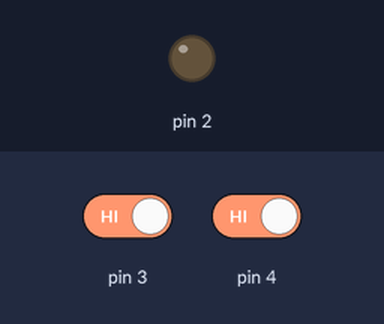
Recording of a sketch running on a simulated Arduino Uno, built with avr-gcc and run on an emulated ATmega328P. Parts: output pins drawn as LEDs (lit = HIGH). Dashed ring = blinking. The test bench sets the inputs (shaded band); at power-on: pin 3 HIGH, pin 4 HIGH.

Above: at 1.2 s.
1.3 s: pin 3 driven LOW
At 2.3 s:
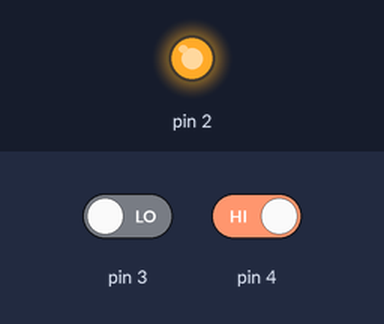
2.8 s: pin 4 driven LOW
At 2.95 s:
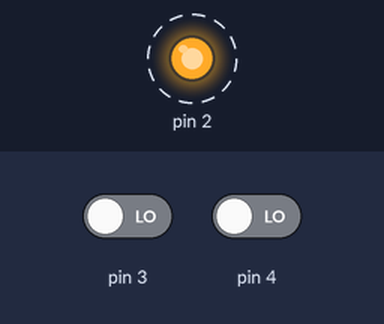
5.8 s: pin 4 driven HIGH
At 5.8 s:
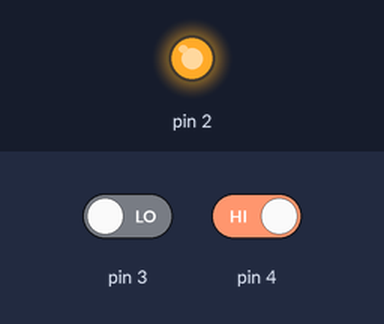
Timing chart, 0 to 8.8 s (numbered marks = the images above; inputs shaded):
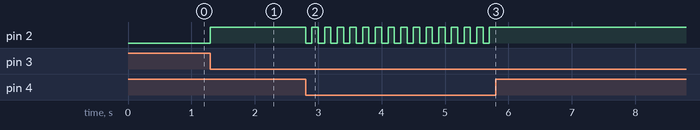

Measured:
- after the input at 1.3 s, pin 2: LOW → HIGH at once
- after the input at 2.8 s, pin 2: alternates HIGH for 0.10 s and LOW for 0.10 s, starting at once
- after the input at 5.8 s, pin 2: stops changing and stays HIGH

The sketch:

sketch_dec22d.ino
```cpp
void setup() {
  // put your setup code here, to run once:
   pinMode(2, OUTPUT);
   pinMode(3, INPUT);
   pinMode(4, INPUT);

}

void loop() {
  // put your main code here, to run repeatedly:
   if (digitalRead(3)==0)
   {
    digitalWrite(2, HIGH);
    delay(100);
   }
      if (digitalRead(4)==0)
   {
    digitalWrite(2, LOW);
    delay(100);
   }


}
```
